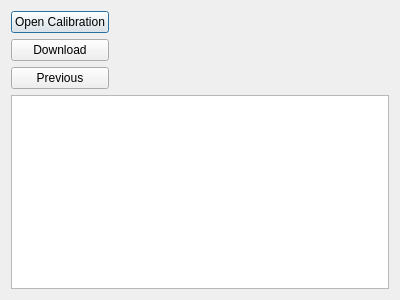
<?xml version="1.0" encoding="UTF-8"?>
<ui version="4.0">
    <class>QuickStartDialog</class>
    <widget class="QDialog" name="QuickStartDialog">
        <property name="geometry">
            <rect>
                <x>0</x>
                <y>0</y>
                <width>400</width>
                <height>300</height>
            </rect>
        </property>
        <property name="windowTitle">
            <string>Overboost - Quick start</string>
        </property>
        <layout class="QVBoxLayout" name="verticalLayout">
            <item>
                <layout class="QHBoxLayout" name="horizontalLayout">
                    <item>
                        <layout class="QVBoxLayout" name="verticalLayout_2">
                            <item>
                                <widget class="QPushButton" name="buttonOpen">
                                    <property name="text">
                                        <string>Open Calibration</string>
                                    </property>
                                </widget>
                            </item>
                            <item>
                                <widget class="QPushButton" name="buttonDownload">
                                    <property name="text">
                                        <string>Download</string>
                                    </property>
                                </widget>
                            </item>
                            <item>
                                <widget class="QPushButton" name="buttonPrevious">
                                    <property name="text">
                                        <string>Previous</string>
                                    </property>
                                </widget>
                            </item>
                        </layout>
                    </item>
                    <item>
                        <spacer name="horizontalSpacer">
                            <property name="orientation">
                                <enum>Qt::Horizontal</enum>
                            </property>
                            <property name="sizeHint" stdset="0">
                                <size>
                                    <width>40</width>
                                    <height>20</height>
                                </size>
                            </property>
                        </spacer>
                    </item>
                </layout>
            </item>
            <item>
                <widget class="QListView" name="listCalibrations">
                    <property name="editTriggers">
                        <set>QAbstractItemView::NoEditTriggers</set>
                    </property>
                </widget>
            </item>
        </layout>
    </widget>
    <resources/>
    <connections/>
</ui>
